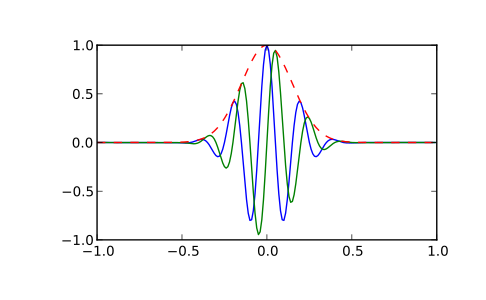

The script that drew this image:
# Plot real component, imaginary component, and envelope for a 5 Hz pulse,
# sampled at 100 Hz for 2 seconds:

from scipy import signal
import matplotlib.pyplot as plt
t = np.linspace(-1, 1, 2 * 100, endpoint=False)
i, q, e = signal.gausspulse(t, fc=5, retquad=True, retenv=True)
plt.plot(t, i, t, q, t, e, '--')
